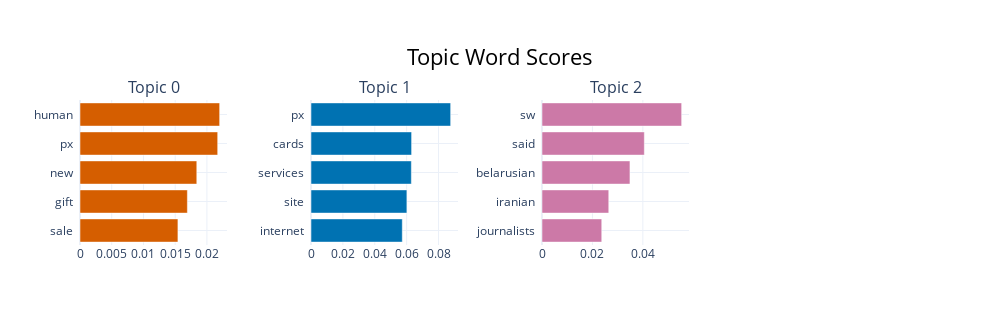

Here is the notebook cell this chart was saved with:
### Code cell
fig = topic_model.visualize_barchart()
fig.show()
fig.write_html('../results/graphs/with_body/barchart5.html')

### Figure 1 — Plotly figure (JSON) as saved in the notebook; plotly's stock layout.template omitted (floating-point values rounded to 4 significant figures)
{"data": [{"marker": {"color": "#D55E00"}, "orientation": "h", "x": [0.01543, 0.01692, 0.0184, 0.0217, 0.02201], "y": ["sale  ", "gift  ", "new  ", "px  ", "human  "], "type": "bar", "xaxis": "x", "yaxis": "y"}, {"marker": {"color": "#0072B2"}, "orientation": "h", "x": [0.05728, 0.06017, 0.06296, 0.06312, 0.08762], "y": ["internet  ", "site  ", "services  ", "cards  ", "px  "], "type": "bar", "xaxis": "x2", "yaxis": "y2"}, {"marker": {"color": "#CC79A7"}, "orientation": "h", "x": [0.02369, 0.02647, 0.03488, 0.04058, 0.05538], "y": ["journalists  ", "iranian  ", "belarusian  ", "said  ", "sw  "], "type": "bar", "xaxis": "x3", "yaxis": "y3"}], "layout": {"xaxis": {"anchor": "y", "domain": [0.0, 0.175], "showgrid": true}, "yaxis": {"anchor": "x", "domain": [0.0, 1.0], "showgrid": true}, "xaxis2": {"anchor": "y2", "domain": [0.275, 0.45], "showgrid": true}, "yaxis2": {"anchor": "x2", "domain": [0.0, 1.0], "showgrid": true}, "xaxis3": {"anchor": "y3", "domain": [0.55, 0.725], "showgrid": true}, "yaxis3": {"anchor": "x3", "domain": [0.0, 1.0], "showgrid": true}, "xaxis4": {"anchor": "y4", "domain": [0.825, 1.0], "showgrid": true}, "yaxis4": {"anchor": "x4", "domain": [0.0, 1.0], "showgrid": true}, "annotations": [{"font": {"size": 16}, "showarrow": false, "text": "Topic 0", "x": 0.0875, "xanchor": "center", "xref": "paper", "y": 1.0, "yanchor": "bottom", "yref": "paper"}, {"font": {"size": 16}, "showarrow": false, "text": "Topic 1", "x": 0.3625, "xanchor": "center", "xref": "paper", "y": 1.0, "yanchor": "bottom", "yref": "paper"}, {"font": {"size": 16}, "showarrow": false, "text": "Topic 2", "x": 0.6375, "xanchor": "center", "xref": "paper", "y": 1.0, "yanchor": "bottom", "yref": "paper"}], "title": {"font": {"size": 22, "color": "Black"}, "text": "Topic Word Scores", "x": 0.5, "xanchor": "center", "yanchor": "top"}, "hoverlabel": {"font": {"size": 16, "family": "Rockwell"}, "bgcolor": "white"}, "showlegend": false, "width": 1000, "height": 325.0}}
